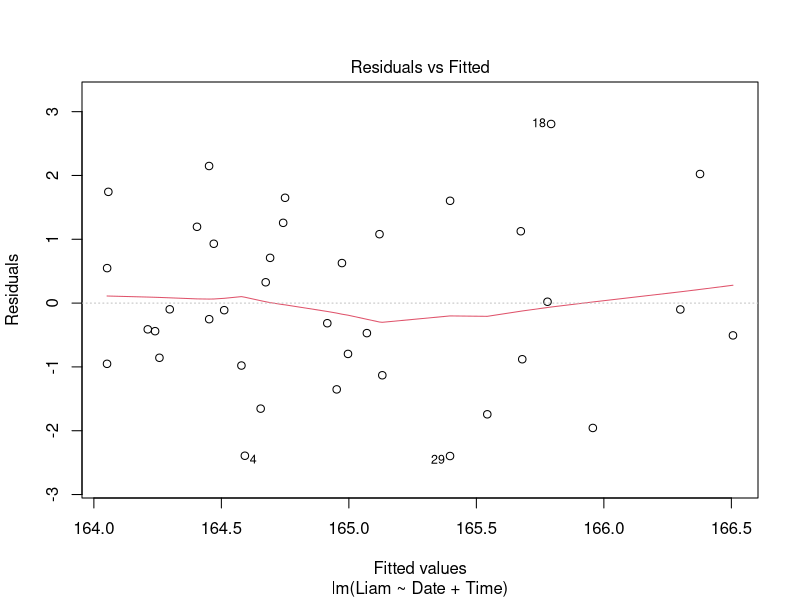
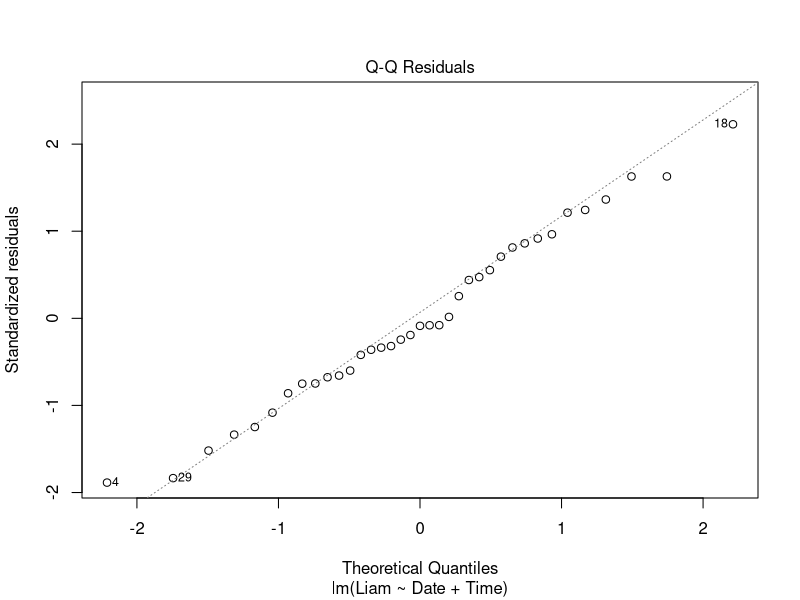
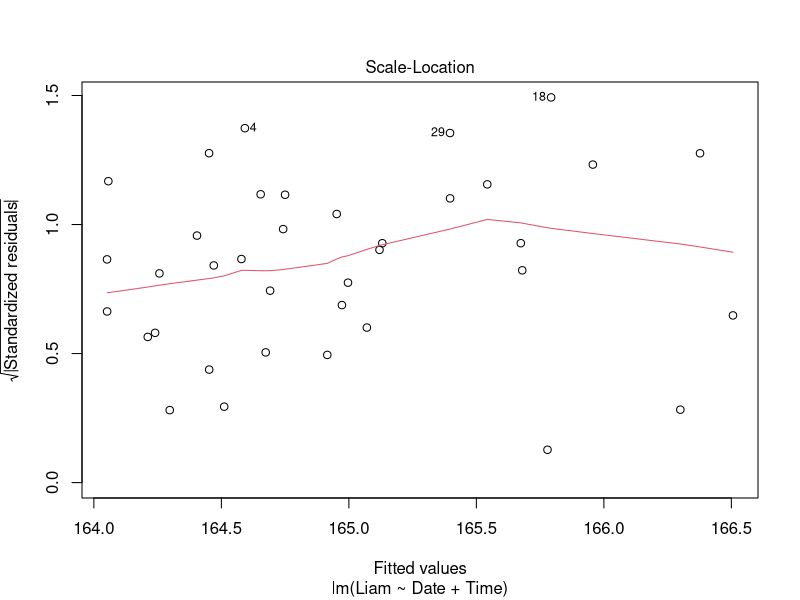
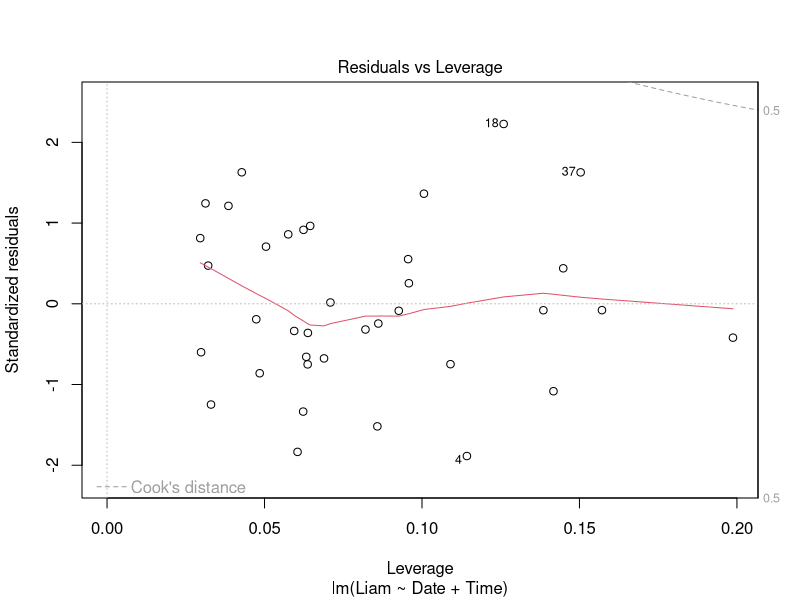
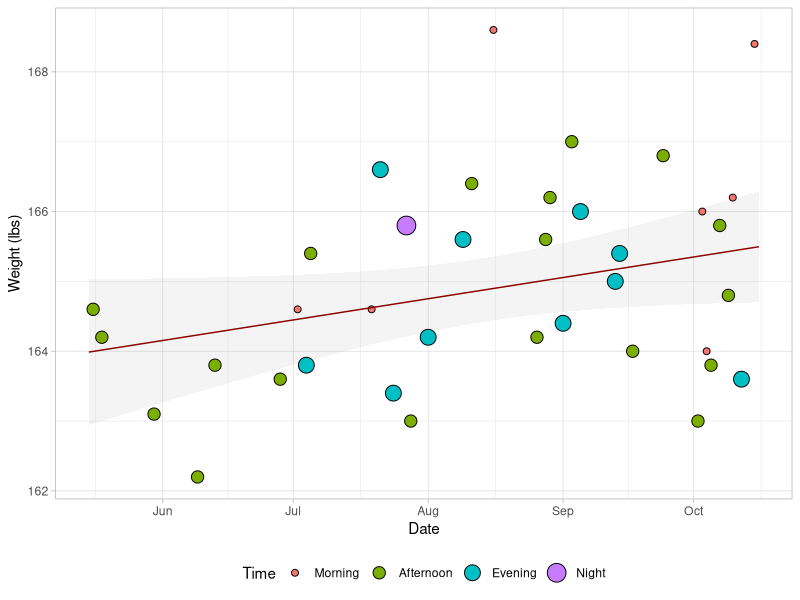

The R script that drew these images, in order:
#load packages into environment
library(tidyverse)
library(here)
library(ggeffects)
library(data.table)
library(lubridate)

# Load and pre-process data
wbd <- read.delim(here("weight_data.txt"), sep = " ", header = F, col.names = c("Date", "Time", "Liam")) %>% 
  mutate(Date = as.numeric(as.Date(Date)-19492),
         Time = as.ITime(x = Time)) 

# Model weight change by day
mod <- lm(Liam ~ Date + Time, wbd)
summary(mod)
plot(mod)

# Predict weight by day from linear model
pred <- ggpredict(mod, terms = c("Date")) %>% 
  rename(Liam = predicted)

# Return dates back to date formats
pred$Date <- as_date(pred$x+19492)
wbd$Date <- as_date(wbd$Date+19492)

# Plot weight by day
pdf("weight.pdf", width = 4, height = 3.5)
wbd %>% mutate(Time = as.numeric(Time),
               Time = case_when(Time < 43200 ~ 'Morning',
                                Time < 61200 ~ "Afternoon",
                                Time < 75600 ~ "Evening",
                                Time >= 75600 ~ "Night"),
               Time = factor(Time, c("Morning", "Afternoon", "Evening", "Night"))) %>% 
  ggplot(aes(Date, Liam)) +
  geom_ribbon(data = pred, aes(ymin = conf.low, ymax = conf.high), alpha = 0.05) +
  geom_point(aes(size = Time, fill = Time), pch = 21) +
  geom_line(data = pred, color = "darkred") +
  labs(x = "Date", y = "Weight (lbs)") +
  guides(fill = guide_legend(title = "Time"), size = guide_legend(title = "Time")) + 
  theme_light() +
  theme(legend.position = "bottom")
 dev.off()

# Results:
# According to this model I gained 0.0098 lbs everyday since May 16, 2023. 
# At that rate, I would reach my goal of 170 lbs in 711 days (~ 2 years).
# I need to increase calories and muscle growth to reach this goal in a reasonable time frame.
